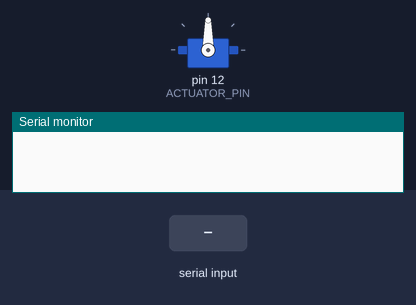
Simulated run of this sketch. Board: Arduino Uno, built with avr-gcc and run on an emulated ATmega328P. Parts: servo, the last lines printed to the serial monitor. Inputs (shaded band) come from the test bench.

Above: at 1.2 s.
1.3 s: "5\n" received over Serial
At 2.9 s:
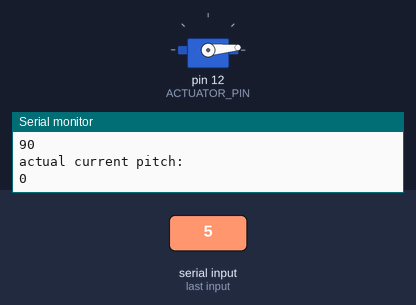
4.3 s: "200\n" received over Serial
At 7.13 s:
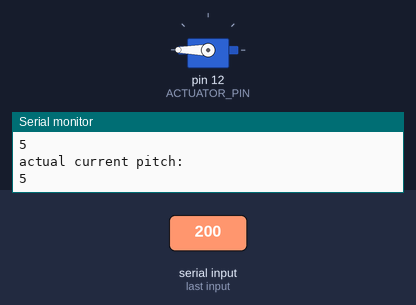
7.3 s: byte 10 ('\n') received over Serial
At 7.77 s:
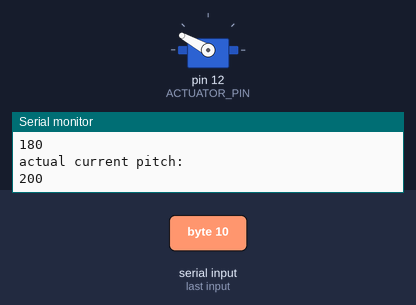
Timing chart, 0 to 11.5 s (numbered marks = the images above; inputs shaded):
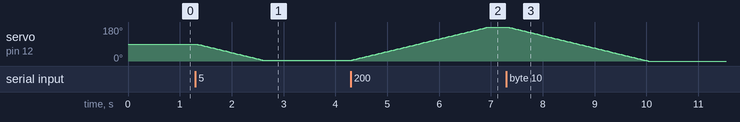

Measured:
- after the input at 1.3 s, servo on pin 12 (ACTUATOR_PIN): moves from 90° to 5° over 1.3 s, starting at once
- after the input at 4.3 s, servo on pin 12 (ACTUATOR_PIN): moves from 5° to 180° over 2.6 s, starting at once
- after the input at 7.3 s, servo on pin 12 (ACTUATOR_PIN): moves from 180° to 0° over 2.7 s, starting at once

The sketch:

actuator_test_debug.ino
```cpp
// https://github.com/arduino-libraries/Servo
#include <Servo.h>

#define ACTUATOR_PIN 12

#define ACTUATOR_MIN 0
#define ACTUATOR_MAX 200

Servo pitchControl;

void setup() {
    Serial.begin(9600);
    pitchControl.attach(ACTUATOR_PIN);
}

unsigned int integerValue = 0;
char incomingByte;
int pitch;
int currPitch = 0;
int prevPitch = 0;

void loop() {

    if (Serial.available() > 0) { // something came across serial
        integerValue = 0;         // throw away previous integerValue
        while (1) {               // force into a loop until '\n' is received
            incomingByte = Serial.read();
            if (incomingByte == '\n')
                break; // exit the while(1), we're done receiving
            if (incomingByte == -1)
                continue;       // if no characters are in the buffer read() returns -1
            integerValue *= 10; // shift left 1 decimal place
            // convert ASCII to integer, add, and shift left 1 decimal place
            integerValue = ((incomingByte - 48) + integerValue);
        }
        // Do something with the value
        pitch = integerValue;
        if (pitchControl.attached()) {
            if (ACTUATOR_MIN <= pitch && pitch <= ACTUATOR_MAX) {
                currPitch = pitch;
                Serial.print("Setting pitch to ");
                Serial.println(pitch);
                set_pitch(pitch);
            } else {
                Serial.println("Invalid Input");
            }
        } else {
            Serial.println("Actuator is not attached.");
        }
    }
}

void set_pitch(int pitch_angle) {
    int current_angle = pitchControl.read();
    Serial.println("current pitch:");
    Serial.println(current_angle);
    Serial.println("actual current pitch:");
    Serial.println(prevPitch);
    if (pitch_angle < current_angle) {
        for (int pos = current_angle; pos >= pitch_angle; pos--) {
            pitchControl.write(pos);
            delay(15);
        }
    }
    if (pitch_angle > current_angle) {
        for (int pos = current_angle; pos <= pitch_angle; pos++) {
            pitchControl.write(pos);
            delay(15);
        }
    }
    prevPitch = currPitch;
    delay(15);
}
```
